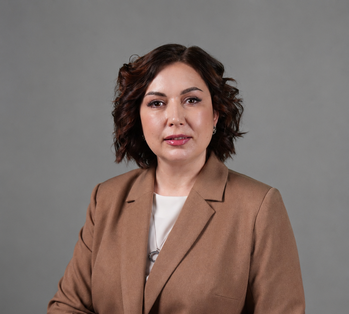
#> input picture Фото спикеров/Елена Алексеевна Пистунова.png, 349 x 314 px, shrunk from 1023 x 922 before the run
$ python face-boxes.py
#> lines starting #> are read from the running program, lines starting #| are printed output that depends on the picture
"""Объективные координаты лиц на исходных фото спикеров.

Haar-каскад OpenCV даёт рамку лица (лоб→подбородок, без волос) — по ней
считаются кадры для карточек и попапа программы, чтобы не мерить на глаз.
Запуск: uv run --with "opencv-python-headless<5" --with numpy python scripts/face-boxes.py
"""
import json
import pathlib

import cv2
import numpy as np

SRC = pathlib.Path(r"C:\Users\vlad\Documents\nashedelo23\Фото спикеров")
FILES = {
    "Елена Алексеевна Пистунова.png": "pistunova",
    "Инна Леонидовна Беляева.png": "belyaeva",
    "Нагорная.jpg": "nagornaya",
    "Шаповалова Л.В..jpg": "shapovalova",
    "Жабин.jpeg": "zhabin",
    "Гаврилов.jpg": "gavrilov",
    "Татьяна Николаевна Папета.png": "papeta",
    "Гертель Е.А..jpg": "gertel",
    "Амельченко.jpg": "amelchenko",
}

cascades = [
    cv2.CascadeClassifier(cv2.data.haarcascades + n)
    for n in ("haarcascade_frontalface_alt2.xml", "haarcascade_frontalface_default.xml")
]
out = {}

for name, slug in FILES.items():
    # кириллица в пути: cv2.imread её не берёт, читаем через numpy
    buf = np.fromfile(str(SRC / name), dtype="uint8")
    img = cv2.imdecode(buf, cv2.IMREAD_COLOR)
#> img is the input picture: shape (314, 349, 3); mean B, G, R 105.6, 111.2, 126.2
    gray = cv2.equalizeHist(cv2.cvtColor(img, cv2.COLOR_BGR2GRAY))
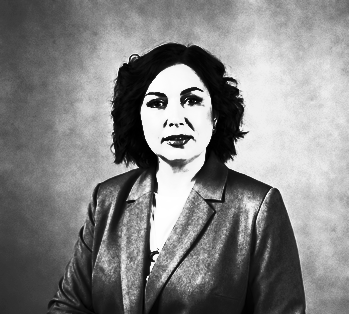
#> gray: shape (314, 349); min 0, max 255, mean 130.5
    h, w = gray.shape
#> h = 314; w = 349

    faces = []
    for c in cascades:
        faces = c.detectMultiScale(gray, scaleFactor=1.03, minNeighbors=5,
                                   minSize=(int(w * 0.05), int(w * 0.05)))
        if len(faces):
            break
#> this loop made 1 pass
#> faces on pass 1: [[128, 65, 94, 94]]
    if not len(faces):
        out[slug] = {"imgW": int(w), "imgH": int(h), "error": "no face"}
        continue

    fx, fy, fw, fh = max(faces, key=lambda f: f[2] * f[3])
#> fx = 128; fy = 65; fw = 94; fh = 94
    out[slug] = {
        "imgW": int(w), "imgH": int(h),
        "x": int(fx), "y": int(fy), "w": int(fw), "h": int(fh),
        "cx": int(fx + fw / 2), "found": int(len(faces)),
    }
#> pass 2 of the loop `for name, slug in FILES.items():`:
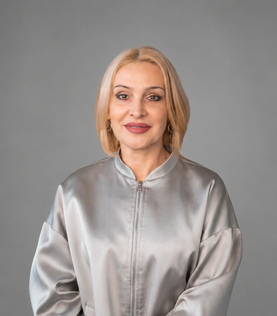
#> input picture Фото спикеров/Инна Леонидовна Беляева.png, 277 x 316 px, shrunk from 813 x 927 before the run
#> img is the input picture: shape (316, 277, 3); mean B, G, R 141.5, 145.1, 152.6
#> `gray = cv2.equalizeHist(cv2.cvtColor(img, cv2.COLOR_BGR2GRAY))`:
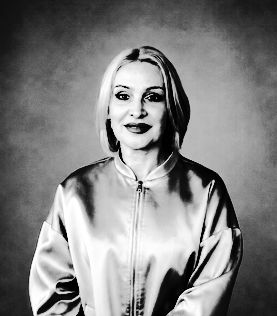
#> gray: shape (316, 277); min 0, max 255, mean 129.5
#> the loop `for c in cascades:` made 1 pass
#> faces on pass 1: [[96, 64, 83, 83]]
#> fx = 96; fy = 64; fw = 83
#> pass 3 of the loop `for name, slug in FILES.items():`:
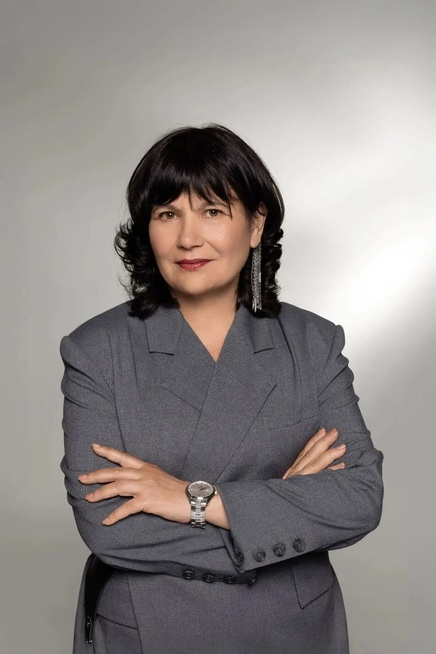
#> input picture Фото спикеров/Нагорная.jpg, 436 x 654 px, shrunk from 1280 x 1920 before the run
#> img is the input picture: shape (654, 436, 3); mean B, G, R 134, 136.4, 141.7
#> `gray = cv2.equalizeHist(cv2.cvtColor(img, cv2.COLOR_BGR2GRAY))`:
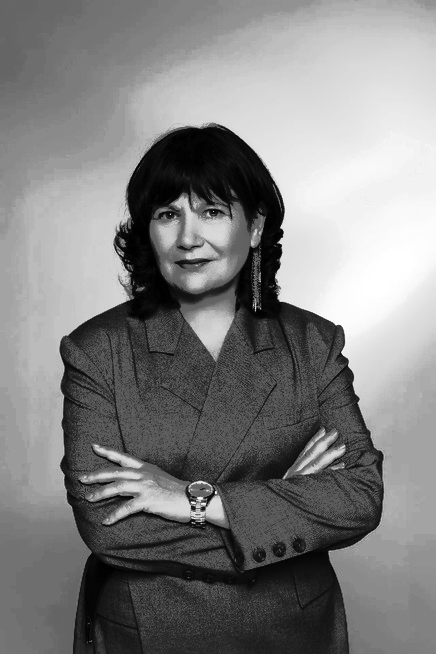
#> gray: shape (654, 436); min 0, max 255, mean 128.5
#> the loop `for c in cascades:` made 1 pass
#> faces on pass 1: [[135, 172, 110, 110]]
#> fx = 135; fy = 172; fw = 110
#> (the run stopped early here; a loop or call above may not have finished)
